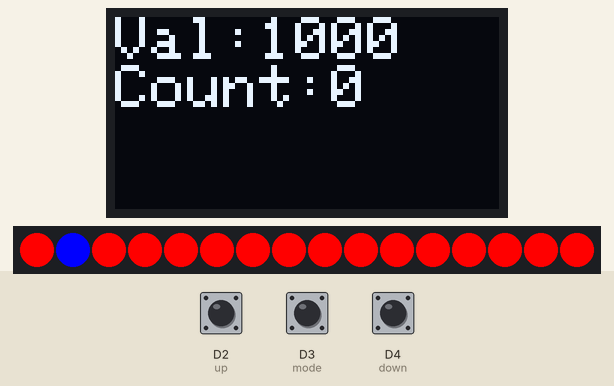
Bench run of a sketch on a simulated Particle Photon. On the bench: 128×64 one-colour display, 16 RGB LEDs in strip order, left to right. Inputs (shaded band) come from the test bench; at power-on: D2 (up) HIGH, D3 (mode) HIGH, D4 (down) HIGH. The display library's start-up logo is not drawn; EEPROM starts erased.

Above: at 3.2 s.
3.3 s: D2 (up) pulled LOW for 0.15 s
At 4.0 s:
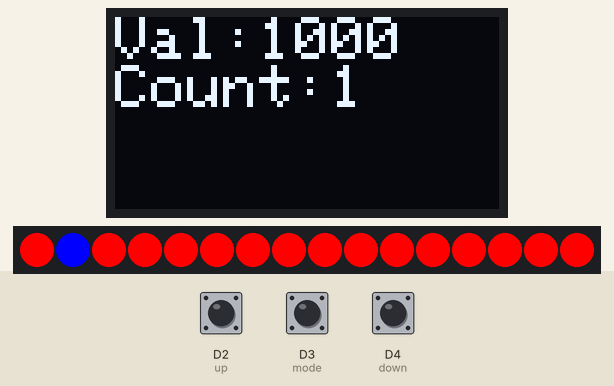
4.9 s: D3 (mode) pulled LOW for 0.15 s
At 5.8 s:
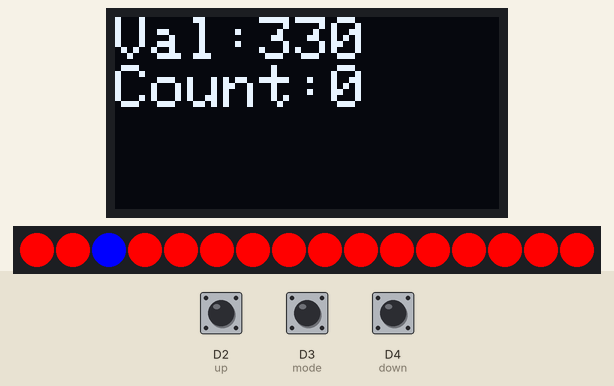
6.5 s: D2 (up) pulled LOW for 1 s
At 8.3 s:
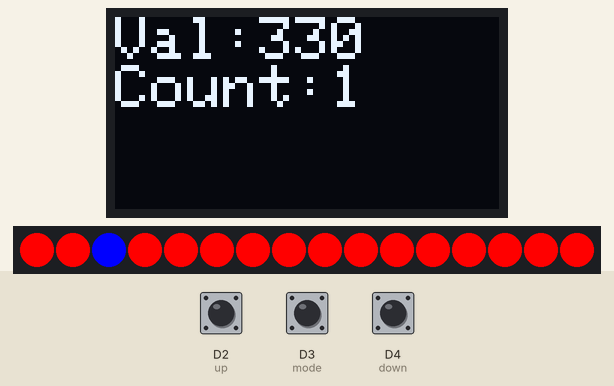
9.0 s: D3 (mode) pulled LOW for 1 s
At 10.4 s:
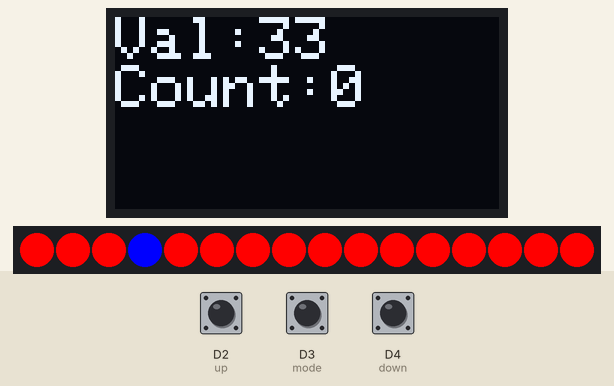
Timing chart, 0 to 12.0 s (numbered marks = the images above; inputs shaded):
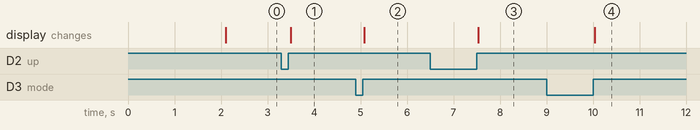

The sketch:

code.ino
```cpp
//Smart Resistor Storage
#include <SPI.h>
#include <Wire.h>
#include <Adafruit_SSD1306.h>
#include <neopixel.h>
#include <Particle.h>
// declare LED strip and OLED display
Adafruit_SSD1306 display(-1);
Adafruit_NeoPixel strip = Adafruit_NeoPixel(16, D5, WS2812);
// colors
int green = strip.Color(0, 255, 0);
int red = strip.Color(255, 0, 0);
int yellow = strip.Color(255, 255, 0);
int blue = strip.Color(0, 0, 255);
// initialize pins and variables
int up = D2;
int mode = D3;
int down = D4;
int upPrev = LOW;
int modePrev = LOW;
int downPrev = LOW;
int resistors[][2] = {{5100,0}, {1000,0}, {330,0}, {33,0}, {680,0}, {10,0}, {100,0}, {470,0}, {510,0}, {4700,0}, {2200,0}, {82,0}, {68,0}, {220,0}, {820,0}, {22,0}};
int currCell = 0;
int currValue;
int currCount;
int storedVal;

void setup() {
    // setup
    // read EEPROM
    EEPROM.get(0, storedVal);
    if (storedVal == -1){  // EEPROM not initialized, set to default values (0)
        for (int i = 0; i < 16; i++){
            EEPROM.put(i * 8, resistors[i][1]);
        }
    }
    for (int i = 0; i < 16; i++){ // read from EEPROM into resistors[] array
        EEPROM.get(i * 8, storedVal);
        resistors[i][1] = storedVal;
    }
    // set button inputs
    pinMode(up, INPUT_PULLUP);
    pinMode(mode, INPUT_PULLUP);
    pinMode(down, INPUT_PULLUP);
    // Cloud variables and functions
    Particle.variable("currValue", currValue);
    Particle.variable("currCount", currCount);
    Particle.function("selectValue", selectValue);
    Particle.function("changeCount", changeCount);
    // Set display options
    display.begin(SSD1306_SWITCHCAPVCC, 0x3C);
    display.setRotation(2);
    display.display();
    delay(2000);
    display.clearDisplay();
    display.setTextSize(2);
    display.setTextColor(WHITE);
    // Start LED strip
    strip.begin();
    // set currently selected to first cell in resistors[] array
    currValue = resistors[currCell][0];
    currCount = resistors[currCell][1];
}

int selectValue(String value){
    // selects resistor
    int inputValue = value.toInt();
    for (int i = 0; i < 16; i++){
        if (resistors[i][0] == inputValue){ // search for correct value
            currCell = i;
            currValue = resistors[currCell][0];
            currCount = resistors[currCell][1];
            return 0;
        }
    }
    return -1;
}

int changeCount(String increment){
    // add/subtracts to selected
    int incrementValue = increment.toInt();
    if (resistors[currCell][1] + incrementValue >= 0){ // increment if valid value is entered
        resistors[currCell][1] += incrementValue;
        currCount = resistors[currCell][1];
        if (resistors[currCell][1] < 5){ // publish event in case of low stock
            Particle.publish("Low Stock!", "Value: " + String(resistors[currCell][0]) + " Quantity: " + String(resistors[currCell][1]));
        }
    }
    return 0;
}

void setLED(){
    // checks quantities of each cell and sets LEDs to appropriate color
    for (int i = 0; i < 16; i++){
        strip.setPixelColor(i, green);
        if (resistors[i][1] <= 10){
            strip.setPixelColor(i, yellow);
        }
        if (resistors[i][1] <= 5){
            strip.setPixelColor(i, red);
        }
        if (i == currCell){
            strip.setPixelColor(i, blue);
        }
    }
    strip.show();
}

void loop() {
    setLED();
    int currMode = digitalRead(mode);
    if(currMode == HIGH && modePrev == LOW){ // change mode if button pressed
        currCell++;
        if(currCell > 15){
            currCell = 0;
        }
        currValue = resistors[currCell][0];
        currCount = resistors[currCell][1];
    }
    modePrev = currMode;

    int currUp = digitalRead(up); // increase currently selected resistor quantity if up is pressed
    if(currUp == HIGH && upPrev == LOW){
        resistors[currCell][1]++;
        currCount = resistors[currCell][1];
    }
    upPrev = currUp;

    int currDown = digitalRead(down); // decrease currently selected resistor quantity if down is pressed
    if(currDown == HIGH && downPrev == LOW){
        if (resistors[currCell][1] - 1 >= 0){ // prevent value from being negative
            resistors[currCell][1]--;
            currCount = resistors[currCell][1];
            if (resistors[currCell][1] < 5){ // publish event in case of low stock
                Particle.publish("Low Stock!", "Value: " + String(resistors[currCell][0]) + " Quantity: " + String(resistors[currCell][1]));
            }
        }
    }
    downPrev = currDown;
    // update data shown on screen
    display.clearDisplay();
    display.setCursor(0,0);
    display.print("Val:");
    display.println(resistors[currCell][0]);
    display.print("Count:");
    display.println(resistors[currCell][1]);
    display.display();
    // write any changes to quantities to EEPROM
    for (int i = 0; i < 16; i++){
        EEPROM.put(i * 8, resistors[i][1]);
    }
}
```

Measured:
- after the input at 3.3 s, the display: changes after 0.20 s (image 1)
- after the input at 4.9 s, the display: first changes after 0.18 s (image 2 shows a later state)
- after the input at 6.5 s, the display: changes after 1.0 s (image 3)
- after the input at 9.0 s, the display: first changes after 1.0 s (image 4 shows a later state)
